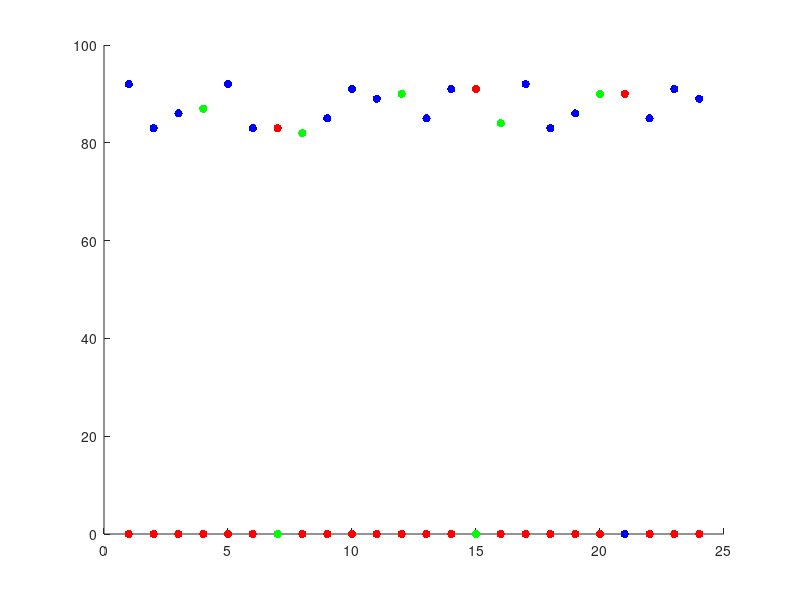

Here is the MATLAB script that generated this plot: (Note: this script raises an error after producing the figure.)
p1	= [92	83	86];

p2	= [85	91	89];

p3	= [92	83	83];

p4	= [85	91	91];

ib = [82 84 87 90];


y = [p1 0 p3 0 p2 0 p4 0 p1 0 0 p2]

figure;
h1 = scatter(1:length(y), y, 'b', 'filled') % No line specifier in the LineSpec => no line
hChildren = get(h1, 'Children');
set(hChildren, 'Markersize', 20)

hold on
ibArr = zeros(1,length(y));
ibArr(4) = ib(3);
ibArr(8) = ib(1);
ibArr(12) = ib(4);
ibArr(16) = ib(2);
ibArr(20) = ib(4);
ibArr(21) = ib(4);
h2 = scatter(1:length(y), ibArr, 'g', 'filled');
hChildren = get(h2, 'Children');
set(hChildren, 'Markersize', 20);

hold on
devArr = zeros(1,length(y));
devArr(7) = y(7);
devArr(15) = y(15);
devArr(17) = ibArr(17);
devArr(21) = ib(4);
h3 = scatter(1:length(y), devArr, 'r', 'filled');
hChildren = get(h3, 'Children');
set(hChildren, 'Markersize', 20);



hx = graph2d.constantline(3.5, 'LineStyle',':', 'Color',[.7 .7 .7], 'LineWidth', 2);
changedependvar(hx,'x');
hx = graph2d.constantline(4.5, 'LineStyle',':', 'Color',[.7 .7 .7], 'LineWidth', 2);
changedependvar(hx,'x');
hx = graph2d.constantline(7.5, 'LineStyle',':', 'Color',[.7 .7 .7], 'LineWidth', 2);
changedependvar(hx,'x');
hx = graph2d.constantline(8.5, 'LineStyle',':', 'Color',[.7 .7 .7],'LineWidth', 2);
changedependvar(hx,'x');
hx = graph2d.constantline(11.5, 'LineStyle',':', 'Color',[.7 .7 .7], 'LineWidth', 2);
changedependvar(hx,'x');
hx = graph2d.constantline(12.5, 'LineStyle',':', 'Color',[.7 .7 .7], 'LineWidth', 2);
changedependvar(hx,'x');
hx = graph2d.constantline(15.5, 'LineStyle',':', 'Color',[.7 .7 .7],'LineWidth', 2);
changedependvar(hx,'x');
hx = graph2d.constantline(16.5, 'LineStyle',':', 'Color',[.7 .7 .7], 'LineWidth', 2);
changedependvar(hx,'x');
hx = graph2d.constantline(19.5, 'LineStyle',':', 'Color',[.7 .7 .7], 'LineWidth', 2);
changedependvar(hx,'x');
hx = graph2d.constantline(21.5, 'LineStyle',':', 'Color',[.7 .7 .7], 'LineWidth', 2);
changedependvar(hx,'x');


% axis([0 25 50 70])
axis([0 26 80 93])
set(gca,'XTick', (1:length(y)));
xlabel('Time (250ms)');
set(gca, 'YTick', min(y)-1:max(y)+3);
ylabel('Pitch (MIDI)');
title('Patterns with Roving IB');

legend('standard pattern', 'IB', 'deviant', 'Location', 'SouthEast')
